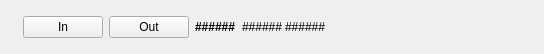
<?xml version="1.0" encoding="UTF-8"?>
<ui version="4.0">
 <class>Form</class>
 <widget class="QWidget" name="Form">
  <property name="geometry">
   <rect>
    <x>0</x>
    <y>0</y>
    <width>544</width>
    <height>54</height>
   </rect>
  </property>
  <property name="windowTitle">
   <string>Form</string>
  </property>
  <property name="styleSheet">
   <string notr="true"/>
  </property>
  <layout class="QHBoxLayout" name="horizontalLayout_2">
   <property name="topMargin">
    <number>0</number>
   </property>
   <property name="bottomMargin">
    <number>0</number>
   </property>
   <item>
    <widget class="PyDMLabel" name="PyDMLabel_4">
     <property name="toolTip">
      <string/>
     </property>
     <property name="styleSheet">
      <string notr="true">padding: 0px</string>
     </property>
     <property name="text">
      <string>&lt;html&gt;&lt;head/&gt;&lt;body&gt;&lt;p&gt;&lt;img height=&quot;50&quot; src=&quot;:/optics/filter.png&quot; /&gt;&lt;/p&gt;&lt;/body&gt;&lt;/html&gt;</string>
     </property>
     <property name="textFormat">
      <enum>Qt::AutoText</enum>
     </property>
     <property name="scaledContents">
      <bool>true</bool>
     </property>
     <property name="rules" stdset="0">
      <string>[{&quot;name&quot;: &quot;Filter is In&quot;, &quot;property&quot;: &quot;Text&quot;, &quot;initial_value&quot;: &quot;&quot;, &quot;expression&quot;: &quot;'&lt;img height=\&quot;50\&quot; src=\&quot;:/optics/filter' + (\&quot;-empty\&quot; if ch[0] == 0 else \&quot;\&quot;) + '.png\\\&quot;/&gt;'&quot;, &quot;channels&quot;: [{&quot;channel&quot;: &quot;haven://${DEV}.readback&quot;, &quot;trigger&quot;: true, &quot;use_enum&quot;: true}], &quot;notes&quot;: &quot;&quot;}]</string>
     </property>
    </widget>
   </item>
   <item>
    <widget class="PyDMByteIndicator" name="PyDMByteIndicator" native="true">
     <property name="sizePolicy">
      <sizepolicy hsizetype="Fixed" vsizetype="Fixed">
       <horstretch>0</horstretch>
       <verstretch>0</verstretch>
      </sizepolicy>
     </property>
     <property name="toolTip">
      <string/>
     </property>
     <property name="channel" stdset="0">
      <string>haven://${DEV}.readback</string>
     </property>
     <property name="onColor" stdset="0">
      <color>
       <red>235</red>
       <green>241</green>
       <blue>181</blue>
      </color>
     </property>
     <property name="offColor" stdset="0">
      <color>
       <red>207</red>
       <green>244</green>
       <blue>252</blue>
      </color>
     </property>
     <property name="showLabels" stdset="0">
      <bool>false</bool>
     </property>
    </widget>
   </item>
   <item>
    <widget class="PyDMPushButton" name="move_in_button">
     <property name="toolTip">
      <string/>
     </property>
     <property name="text">
      <string>In</string>
     </property>
     <property name="rules" stdset="0">
      <string>[{&quot;name&quot;: &quot;Filter is out&quot;, &quot;property&quot;: &quot;Enable&quot;, &quot;initial_value&quot;: &quot;True&quot;, &quot;expression&quot;: &quot;ch[0] == \&quot;OUT\&quot;&quot;, &quot;channels&quot;: [{&quot;channel&quot;: &quot;haven://${DEV}.setpoint&quot;, &quot;trigger&quot;: true, &quot;use_enum&quot;: false}], &quot;notes&quot;: &quot;&quot;}]</string>
     </property>
     <property name="channel" stdset="0">
      <string>haven://${DEV}.setpoint</string>
     </property>
     <property name="PyDMIcon" stdset="0">
      <string>arrow-left</string>
     </property>
     <property name="pressValue" stdset="0">
      <string>1</string>
     </property>
    </widget>
   </item>
   <item>
    <widget class="PyDMPushButton" name="move_out_button">
     <property name="toolTip">
      <string/>
     </property>
     <property name="text">
      <string>Out</string>
     </property>
     <property name="rules" stdset="0">
      <string>[{&quot;name&quot;: &quot;Filter is In&quot;, &quot;property&quot;: &quot;Enable&quot;, &quot;initial_value&quot;: &quot;True&quot;, &quot;expression&quot;: &quot;ch[0] == \&quot;IN\&quot;&quot;, &quot;channels&quot;: [{&quot;channel&quot;: &quot;haven://${DEV}.setpoint&quot;, &quot;trigger&quot;: true, &quot;use_enum&quot;: false}], &quot;notes&quot;: &quot;&quot;}]</string>
     </property>
     <property name="channel" stdset="0">
      <string>haven://${DEV}.setpoint</string>
     </property>
     <property name="PyDMIcon" stdset="0">
      <string>arrow-right</string>
     </property>
     <property name="pressValue" stdset="0">
      <string>0</string>
     </property>
    </widget>
   </item>
   <item>
    <widget class="PyDMLabel" name="material_label">
     <property name="sizePolicy">
      <sizepolicy hsizetype="Preferred" vsizetype="Fixed">
       <horstretch>0</horstretch>
       <verstretch>0</verstretch>
      </sizepolicy>
     </property>
     <property name="font">
      <font>
       <weight>75</weight>
       <bold>true</bold>
      </font>
     </property>
     <property name="toolTip">
      <string/>
     </property>
     <property name="styleSheet">
      <string notr="true">font-weight: bold;</string>
     </property>
     <property name="text">
      <string>######</string>
     </property>
     <property name="margin">
      <number>4</number>
     </property>
     <property name="channel" stdset="0">
      <string>haven://${DEV}.material</string>
     </property>
    </widget>
   </item>
   <item>
    <layout class="QHBoxLayout" name="horizontalLayout">
     <property name="spacing">
      <number>2</number>
     </property>
     <item>
      <widget class="PyDMLabel" name="thickness_label">
       <property name="sizePolicy">
        <sizepolicy hsizetype="Preferred" vsizetype="Fixed">
         <horstretch>0</horstretch>
         <verstretch>0</verstretch>
        </sizepolicy>
       </property>
       <property name="toolTip">
        <string/>
       </property>
       <property name="text">
        <string>######</string>
       </property>
       <property name="channel" stdset="0">
        <string>haven://${DEV}.thick</string>
       </property>
      </widget>
     </item>
     <item>
      <widget class="PyDMLabel" name="thickness_unit_label">
       <property name="sizePolicy">
        <sizepolicy hsizetype="Preferred" vsizetype="Fixed">
         <horstretch>0</horstretch>
         <verstretch>0</verstretch>
        </sizepolicy>
       </property>
       <property name="toolTip">
        <string/>
       </property>
       <property name="text">
        <string>######</string>
       </property>
       <property name="channel" stdset="0">
        <string>haven://${DEV}.thick_unit</string>
       </property>
      </widget>
     </item>
    </layout>
   </item>
   <item>
    <widget class="PyDMLabel" name="PyDMLabel">
     <property name="toolTip">
      <string/>
     </property>
     <property name="rules" stdset="0">
      <string>[{&quot;name&quot;: &quot;Has Notes&quot;, &quot;property&quot;: &quot;Visible&quot;, &quot;initial_value&quot;: &quot;True&quot;, &quot;expression&quot;: &quot;len(ch[0]) &gt; 0&quot;, &quot;channels&quot;: [{&quot;channel&quot;: &quot;haven://${DEV}.notes&quot;, &quot;trigger&quot;: true, &quot;use_enum&quot;: false}], &quot;notes&quot;: &quot;&quot;}]</string>
     </property>
     <property name="channel" stdset="0">
      <string>haven://${DEV}.notes</string>
     </property>
    </widget>
   </item>
   <item>
    <spacer name="horizontalSpacer">
     <property name="orientation">
      <enum>Qt::Horizontal</enum>
     </property>
     <property name="sizeHint" stdset="0">
      <size>
       <width>40</width>
       <height>20</height>
      </size>
     </property>
    </spacer>
   </item>
  </layout>
 </widget>
 <customwidgets>
  <customwidget>
   <class>PyDMLabel</class>
   <extends>QLabel</extends>
   <header>pydm.widgets.label</header>
  </customwidget>
  <customwidget>
   <class>PyDMByteIndicator</class>
   <extends>QWidget</extends>
   <header>pydm.widgets.byte</header>
  </customwidget>
  <customwidget>
   <class>PyDMPushButton</class>
   <extends>QPushButton</extends>
   <header>pydm.widgets.pushbutton</header>
  </customwidget>
 </customwidgets>
 <resources>
  <include location="../resources/beamline_components.qrc"/>
 </resources>
 <connections/>
</ui>
